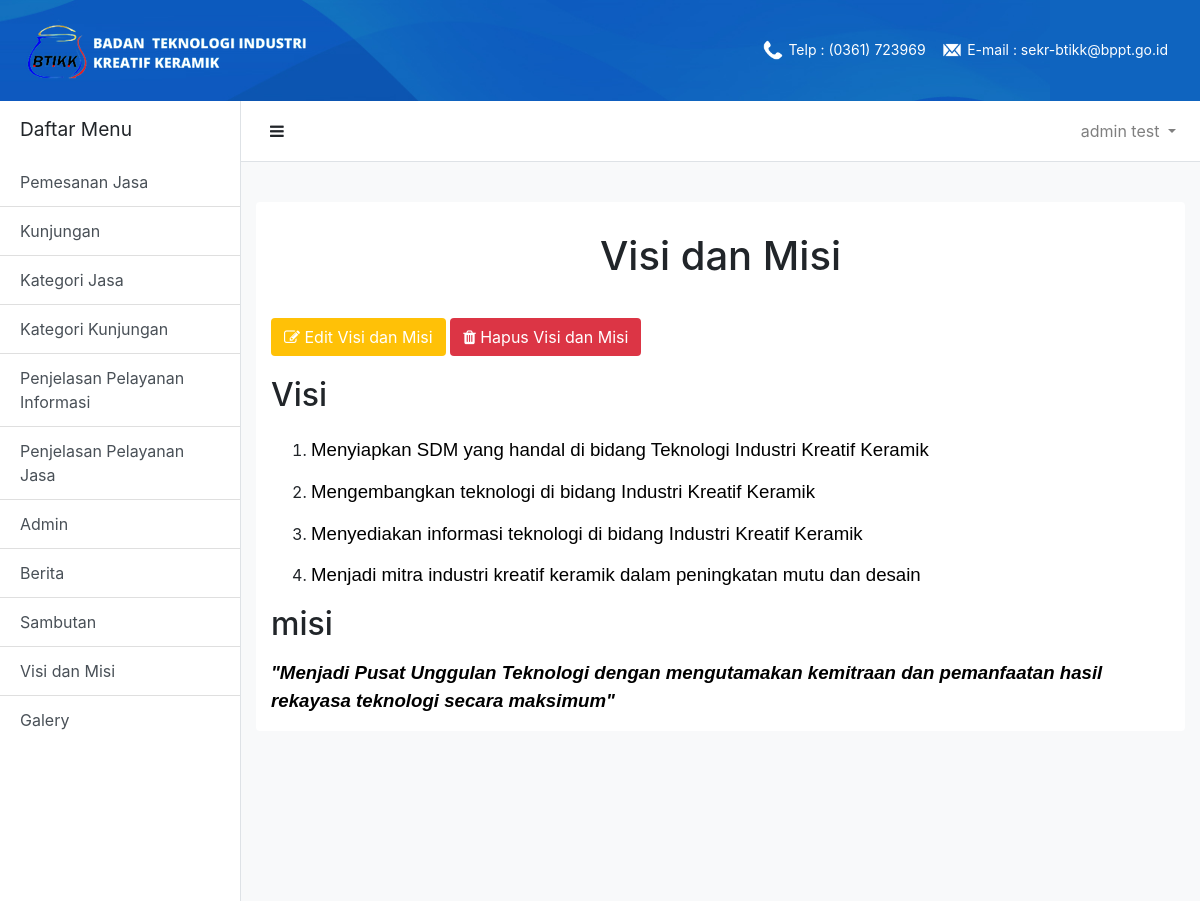
Page /adminContent/visiMisi.php (signed in) on the committed database.
### tables this page shows
CREATE TABLE `user` (
  `id` int(11) NOT NULL,
  `name` varchar(255) NOT NULL,
  `email` varchar(255) NOT NULL,
  `password` varchar(255) NOT NULL,
  `username` varchar(255) NOT NULL,
  `jenis_kelamin` varchar(255) NOT NULL,
  `telp` varchar(255) NOT NULL,
  `alamat` varchar(255) NOT NULL
);

CREATE TABLE `tb_visimisi` (
  `id_visiMisi` int(11) NOT NULL,
  `visi` text NOT NULL,
  `misi` text NOT NULL
);

### adminContent/visiMisi.php (the view)
<?php
    include("../dashboardUser.php");
?>
    <div class="card-title text-center" id="user-content-title">
        <h1>Visi dan Misi</h1>
    </div>
    <div class='card-content'>
        <div class="container">
<?php
    $sql = mysqli_query ($conn,"SELECT * FROM tb_visiMisi limit 1");
    $data = mysqli_fetch_assoc($sql);
    $num = mysqli_num_rows($sql);
    if($num==0)
    {
      echo "
                <button class='btn bg-primary text-white' id='btn-add-content' onclick='window.location = `./inputVisiMisi.php`;'>
                    <i class='fa fa-plus-square'></i>
                    <span>Tambah Visi dan Misi</span>
                </button>";
    }else{
        echo "
                <button class='btn bg-warning text-white' id='btn-add-content' onclick='window.location = `./editVisiMisi.php?id=".$data['id_visiMisi']."`;'>
                    <i class='fa fa-edit'></i>
                    <span>Edit Visi dan Misi</span>
                </button>
                <button class='btn bg-danger text-white' id='btn-add-content' onclick='window.location = `../proses/deleteVisiMisi.php?id=".$data['id_visiMisi']."`;'>
                    <i class='fa fa-trash'></i>
                    <span>Hapus Visi dan Misi</span>
                </button>
                <h2>Visi</h2>
                <p>".$data['visi']."</p>
                <h2>misi</h2>
                <p>".$data['misi']."</p>";
    }
?>

### dashboardUser.php (shortened to what this page needs)
<?php
    include("../db.php");
?>
<!DOCTYPE html>
<html lang="en">
<head>
    <link rel="stylesheet" href="../css/navbar.css">
    <link rel="stylesheet" href="../css/footer.css">
    <link rel="stylesheet" href="../css/sidebar.css">
    <link rel="stylesheet" href="../css/contentUser.css">
    <link rel="stylesheet" href="https://stackpath.bootstrapcdn.com/bootstrap/4.4.1/css/bootstrap.min.css">
    <link rel="stylesheet" href="https://stackpath.bootstrapcdn.com/font-awesome/4.7.0/css/font-awesome.min.css">
</head>
<body>
    <nav class="navbar navbar-expand-lg navbar-dark justify-content-between" id='navbar'>
        <a class="navbar-brand" href="#">
            <img src="../gambar/rsz_2logo.png" alt="logo">
        </a>
        <ul class="navbar-nav">
            <li class="nav-item">
                <p class="navbar-brand">
                    <img src="../gambar/phone.png" class="d-inline-block align-top" alt="">
                    <span>Telp : (0361) 723969</span>
                </p>
            </li>
            <li class="nav-item">
                <p class="navbar-brand">
                    <img src="../gambar/email.png" class="d-inline-block align-top" alt="">
                    <span>E-mail : sekr-btikk@bppt.go.id</span>
                </p>
            </li>
        </ul>
    </nav>
<div class="d-flex bg-light" id="wrapper">
<div class="bg-white border-right" id="sidebar-wrapper">
  <div class="sidebar-heading text-black">Daftar Menu</div>
  <div class="list-group list-group-flush">
    <a href="./pemesananJasa.php" class="list-group-item list-group-item-action bg-white text-black ">Pemesanan Jasa</a>
    <a href="./kunjungan.php" class="list-group-item list-group-item-action bg-white text-black ">Kunjungan</a>
    <a href="./kategoriJasa.php" class="list-group-item list-group-item-action bg-white text-black ">Kategori Jasa</a>
    <a href="./kategoriKunjungan.php" class="list-group-item list-group-item-action bg-white text-black ">Kategori Kunjungan</a>
    <a href="./penjelasanPelayananInformasi.php" class="list-group-item list-group-item-action bg-white text-black ">Penjelasan Pelayanan Informasi</a>
    <a href="./penjelasanPelayananJasa.php" class="list-group-item list-group-item-action bg-white text-black ">Penjelasan Pelayanan Jasa</a>
    <a href="./admin.php" class="list-group-item list-group-item-action bg-white text-black ">Admin</a>
    <a href="./berita.php" class="list-group-item list-group-item-action bg-white text-black ">Berita</a>
    <a href="./sambutan.php" class="list-group-item list-group-item-action bg-white text-black ">Sambutan</a>
    <a href="./visiMisi.php" class="list-group-item list-group-item-action bg-white text-black ">Visi dan Misi</a>
    <a href="./galery.php" class="list-group-item list-group-item-action bg-white text-black ">Galery</a>
  </div>
</div>
<div id="page-content-wrapper">
  <nav class="navbar navbar-expand-lg navbar-light bg-white border-bottom sticky-top" id='navbar-2'>
    <button class="btn text-black" id="menu-toggle"><i class="fa fa-bars"></i></button>
    <div class="collapse navbar-collapse" id="navbarSupportedContent">
      <ul class="navbar-nav ml-auto mt-2 mt-lg-0">
        <li class="nav-item dropdown">
        <?php
           $id = $_SESSION['user'];
           $sql = mysqli_query($conn,"SELECT name FROM user where id = $id");
           $admin = mysqli_fetch_assoc($sql);
           echo "
          <a class='nav-link dropdown-toggle' href='#' id='navbarDropdown' role='button' data-toggle='dropdown' aria-haspopup='true' aria-expanded='false'>
            ".$admin['name']."
          </a>
          <div class='dropdown-menu dropdown-menu-right' aria-labelledby='navbarDropdown'>
            <a class='dropdown-item' href='./editPassword.php?id=".$id."'>Ubah Password</a>
            <div class='dropdown-divider'></div>
            <a class='dropdown-item' href='../proses/logout.php'>Keluar</a>
          </div>";
          ?>
        </li>
      </ul>
    </div>
  </nav>
  <div class="container-fluid">
    <div class="card" id="user-content-wrapper">

### css/navbar.css (style rules this page uses)
#navbar, .navbar .navbar-default { background-image: url("../gambar/bg_top.jpg"); background-repeat: no-repeat; background-size: 100% 100%; }
.navbar .nav-item .navbar-brand { margin-top : 10px }
.navbar .nav-item .navbar-brand img { margin-top : 7.5px; width : 20px; height : 20px; }
.navbar .nav-item .navbar-brand span { font-size: 14px; }
#navbar-2 { padding-top: 10px; padding-bottom: 10px; margin-bottom: 40px; background-color: #110073; }

### css/sidebar.css (style rules this page uses)
#wrapper { overflow-x: hidden; }
#sidebar-wrapper { min-height: 100vh; margin-left: -15rem; -webkit-transition: margin .25s ease-out; -moz-transition: margin .25s ease-out; -o-transition: margin .25s ease-out; transition: margin .25s ease-out; }
#sidebar-wrapper .sidebar-heading { padding: 0.875rem 1.25rem; font-size: 1.2rem; }
#sidebar-wrapper .list-group { width: 15rem; }
#page-content-wrapper { min-width: 100vw; }
@media (min-width: 768px) { #sidebar-wrapper { margin-left: 0; } }
@media (min-width: 768px) { #page-content-wrapper { min-width: 0; width: 100%; } }

### css/contentUser.css (style rules this page uses)
#user-content-wrapper { border: none; }
#user-content-wrapper #btn-add-content { margin-bottom: 20px; }
#user-content-wrapper #user-content-title { margin-top: 30px; margin-bottom: 30px; }

### rows in the picture
user: name "admin test"
tb_visimisi: visi "Menyiapkan SDM yang handal di bidang Teknologi Industri Kreatif Keramik Mengembangkan teknologi di bidang Industri Kreatif Keramik Menyediakan informasi teknologi di bidang Industri Kreatif Keramik Menjadi mitra industri kreatif keramik dalam peningkatan mutu dan desain", misi "\"Menjadi Pusat Unggulan Teknologi dengan mengutamakan kemitraan dan pemanfaatan hasil rekayasa teknologi secara maksimum\""
